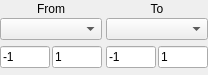
<?xml version="1.0" encoding="UTF-8"?>
<ui version="4.0">
 <class>NodeRangeConvert</class>
 <widget class="QWidget" name="NodeRangeConvert">
  <property name="geometry">
   <rect>
    <x>0</x>
    <y>0</y>
    <width>208</width>
    <height>75</height>
   </rect>
  </property>
  <layout class="QHBoxLayout" name="horizontalLayout">
   <property name="spacing">
    <number>4</number>
   </property>
   <property name="leftMargin">
    <number>0</number>
   </property>
   <property name="topMargin">
    <number>2</number>
   </property>
   <property name="rightMargin">
    <number>0</number>
   </property>
   <property name="bottomMargin">
    <number>2</number>
   </property>
   <item>
    <widget class="QWidget" name="widget" native="true">
     <layout class="QVBoxLayout" name="verticalLayout">
      <property name="spacing">
       <number>2</number>
      </property>
      <property name="leftMargin">
       <number>0</number>
      </property>
      <property name="topMargin">
       <number>0</number>
      </property>
      <property name="rightMargin">
       <number>0</number>
      </property>
      <property name="bottomMargin">
       <number>0</number>
      </property>
      <item>
       <widget class="QLabel" name="label">
        <property name="sizePolicy">
         <sizepolicy hsizetype="Preferred" vsizetype="Fixed">
          <horstretch>0</horstretch>
          <verstretch>0</verstretch>
         </sizepolicy>
        </property>
        <property name="text">
         <string>From</string>
        </property>
        <property name="alignment">
         <set>Qt::AlignCenter</set>
        </property>
       </widget>
      </item>
      <item>
       <widget class="QComboBox" name="_from"/>
      </item>
      <item>
       <widget class="QWidget" name="_customfrom" native="true">
        <layout class="QHBoxLayout" name="horizontalLayout_2">
         <property name="spacing">
          <number>2</number>
         </property>
         <property name="leftMargin">
          <number>0</number>
         </property>
         <property name="topMargin">
          <number>0</number>
         </property>
         <property name="rightMargin">
          <number>0</number>
         </property>
         <property name="bottomMargin">
          <number>0</number>
         </property>
         <item>
          <widget class="QLineEdit" name="_customfrom_min">
           <property name="sizePolicy">
            <sizepolicy hsizetype="Fixed" vsizetype="Fixed">
             <horstretch>0</horstretch>
             <verstretch>0</verstretch>
            </sizepolicy>
           </property>
           <property name="minimumSize">
            <size>
             <width>50</width>
             <height>0</height>
            </size>
           </property>
           <property name="maximumSize">
            <size>
             <width>50</width>
             <height>16777215</height>
            </size>
           </property>
           <property name="text">
            <string>-1</string>
           </property>
          </widget>
         </item>
         <item>
          <widget class="QLineEdit" name="_customfrom_max">
           <property name="sizePolicy">
            <sizepolicy hsizetype="Fixed" vsizetype="Fixed">
             <horstretch>0</horstretch>
             <verstretch>0</verstretch>
            </sizepolicy>
           </property>
           <property name="minimumSize">
            <size>
             <width>50</width>
             <height>0</height>
            </size>
           </property>
           <property name="maximumSize">
            <size>
             <width>50</width>
             <height>16777215</height>
            </size>
           </property>
           <property name="text">
            <string>1</string>
           </property>
          </widget>
         </item>
        </layout>
       </widget>
      </item>
     </layout>
    </widget>
   </item>
   <item>
    <widget class="QWidget" name="widget_2" native="true">
     <layout class="QVBoxLayout" name="verticalLayout_2">
      <property name="spacing">
       <number>2</number>
      </property>
      <property name="leftMargin">
       <number>0</number>
      </property>
      <property name="topMargin">
       <number>0</number>
      </property>
      <property name="rightMargin">
       <number>0</number>
      </property>
      <property name="bottomMargin">
       <number>0</number>
      </property>
      <item>
       <widget class="QLabel" name="label_2">
        <property name="sizePolicy">
         <sizepolicy hsizetype="Preferred" vsizetype="Fixed">
          <horstretch>0</horstretch>
          <verstretch>0</verstretch>
         </sizepolicy>
        </property>
        <property name="text">
         <string>To</string>
        </property>
        <property name="alignment">
         <set>Qt::AlignCenter</set>
        </property>
       </widget>
      </item>
      <item>
       <widget class="QComboBox" name="_to"/>
      </item>
      <item>
       <widget class="QWidget" name="_customto" native="true">
        <layout class="QHBoxLayout" name="horizontalLayout_3">
         <property name="spacing">
          <number>2</number>
         </property>
         <property name="leftMargin">
          <number>0</number>
         </property>
         <property name="topMargin">
          <number>0</number>
         </property>
         <property name="rightMargin">
          <number>0</number>
         </property>
         <property name="bottomMargin">
          <number>0</number>
         </property>
         <item>
          <widget class="QLineEdit" name="_customto_min">
           <property name="sizePolicy">
            <sizepolicy hsizetype="Fixed" vsizetype="Fixed">
             <horstretch>0</horstretch>
             <verstretch>0</verstretch>
            </sizepolicy>
           </property>
           <property name="minimumSize">
            <size>
             <width>50</width>
             <height>0</height>
            </size>
           </property>
           <property name="maximumSize">
            <size>
             <width>50</width>
             <height>16777215</height>
            </size>
           </property>
           <property name="text">
            <string>-1</string>
           </property>
          </widget>
         </item>
         <item>
          <widget class="QLineEdit" name="_customto_max">
           <property name="sizePolicy">
            <sizepolicy hsizetype="Fixed" vsizetype="Fixed">
             <horstretch>0</horstretch>
             <verstretch>0</verstretch>
            </sizepolicy>
           </property>
           <property name="minimumSize">
            <size>
             <width>50</width>
             <height>0</height>
            </size>
           </property>
           <property name="maximumSize">
            <size>
             <width>50</width>
             <height>16777215</height>
            </size>
           </property>
           <property name="text">
            <string>1</string>
           </property>
          </widget>
         </item>
        </layout>
       </widget>
      </item>
     </layout>
    </widget>
   </item>
  </layout>
 </widget>
 <resources/>
 <connections/>
</ui>
